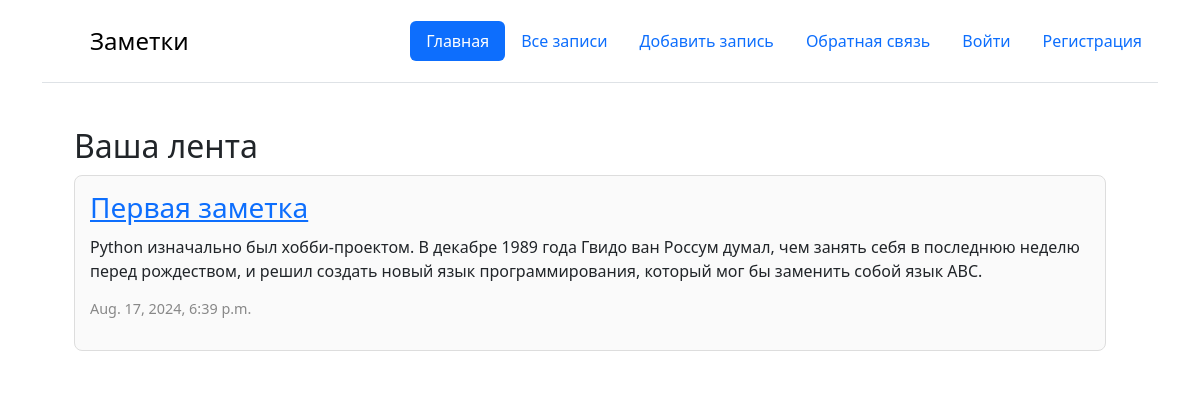
The page / on the database its author committed.
### core/models.py (models this page shows, shortened)
class Note(models.Model):
    title = models.CharField(max_length=200)
    text = models.TextField()
    created_date = models.DateTimeField(auto_now_add=True)
    category = models.ForeignKey(NoteCategory,
                                 blank=True,
                                 null=True,
                                 on_delete=models.SET_NULL,
                                 related_name='category_notes'
                                 )
    profile = models.ForeignKey(Profile,
                                related_name='profile_notes',
                                on_delete=models.CASCADE)
    class Meta:
        verbose_name = 'Заметка'
        verbose_name_plural = 'Заметки'

### core/views.py (the view)
# urls.py: path('', main, name='main'),
def main(request):
    note = Note.objects.all()[0]
    return render(request, 'main.html', {"note": note})

### templates/main.html
{% extends 'base.html' %}
{% block content %}
<div class="container">
    <div class="main-content">
        <h2>Ваша лента</h2>
        <div class="post-card">
            <h3><a href="#">{{ note.title }}</a></h3>
            <p>{{ note.text }}</p>
            <p class="date">{{ note.created_date }}</p>
        </div>
    </div>
</div>
{% endblock %}

### templates/base.html (style rules this page uses)
.main-content { flex: 2; padding: 20px; background-color: #fff; border-radius: 8px; margin-right: 20px; }
h1, h2 { margin: 0; padding-bottom: 10px; }
.post-card { padding: 15px; margin-bottom: 20px; border: 1px solid #ddd; border-radius: 8px; background-color: #fafafa; }
.post-card h3 { margin: 0 0 10px; }
.post-card p { margin: 0 0 15px; }
.post-card .date { color: #888; font-size: 0.9em; }

### rows shown on the page
Note: title "Первая заметка", text "Python изначально был хобби-проектом. В декабре 1989 года Гвидо ван Россум думал, чем занять себя в последнюю неделю перед рождеством, и решил создать новый язык программирования, который мог бы заменить собой язык ABC.", created_date "Aug. 17, 2024, 6:39 p.m."
